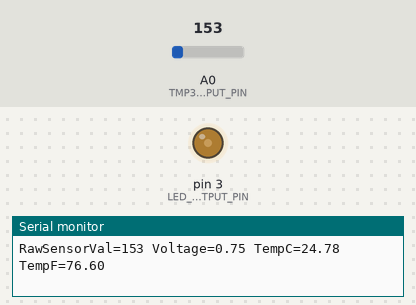
A sketch run on a simulated Arduino Uno, built with avr-gcc and run on an emulated ATmega328P. Shown: output pins drawn as LEDs (lit = HIGH), the last lines printed to the serial monitor. The inputs (shaded band) are chosen by the test bench; at power-on: A0 (TMP36_INPUT_PIN) = 153.

Above: at 1.2 s.
1.3 s: A0 (TMP36_INPUT_PIN) set to 114
At 2.3 s:
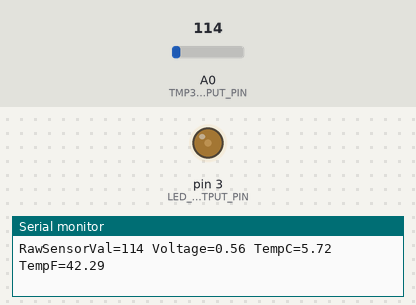
2.8 s: A0 (TMP36_INPUT_PIN) set to 133
At 3.2 s:
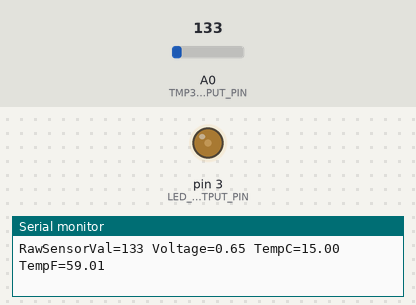
Timing chart, 0 to 5.8 s (numbered marks = the images above; inputs shaded):
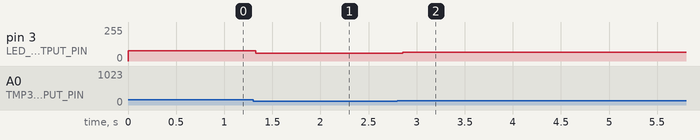

Measured:
- after the input at 1.3 s, pin 3 (LED_OUTPUT_PIN): 78/255 → 58/255 at once
- after the input at 2.8 s, pin 3 (LED_OUTPUT_PIN): 58/255 → 67/255 after 0.05 s

The sketch:

TMP36LED.ino
```cpp
/*
 * This example reads from a TMP36 sensor and changes the LED brightness accordingly
 * (brighter for higher temperatures)
 *
 * By Jon Froehlich
 * http://makeabilitylab.io
 *
 * Based on:
 *  - https://learn.adafruit.com/tmp36-temperature-sensor/using-a-temp-sensor
 *  - https://learn.sparkfun.com/tutorials/sik-experiment-guide-for-arduino---v32/experiment-7-reading-a-temperature-sensor
 *
 */

const int LED_OUTPUT_PIN = 3;
const int TMP36_INPUT_PIN = A0;

// Set the min and max sensor values. The best way to figure out what to
// set these values is by experimentation with the sensor using
// Serial Monitor or Serial Plotter. Also, consult a datasheet
const int MIN_SENSOR_VAL = 0;
const int MAX_SENSOR_VAL = 500;

void setup() {
  pinMode(LED_OUTPUT_PIN, OUTPUT);
  pinMode(TMP36_INPUT_PIN, INPUT);
  Serial.begin(9600);
}

void loop() {

  // Read the variable resistor sensor value
  int tmpSensorVal = analogRead(TMP36_INPUT_PIN);

  // convert to voltage
  float voltage = tmpSensorVal / 1023.0 * 5; // Uno runs on 5V

  float temperatureC = (voltage - 0.5) * 100 ; // formula from adafruit
  float temperatureF = (temperatureC * 9.0 / 5.0) + 32.0;

  Serial.print("RawSensorVal=");
  Serial.print(tmpSensorVal);
  Serial.print(" Voltage=");
  Serial.print(voltage);
  Serial.print(" TempC=");
  Serial.print(temperatureC);
  Serial.print(" TempF=");
  Serial.println(temperatureF);

  // Remap the value for output.
  int ledVal = map(tmpSensorVal, MIN_SENSOR_VAL, MAX_SENSOR_VAL, 0, 255);

  // The map function does not constrain output outside of the provided range
  // so, we need to make sure that things are within range for the led
  ledVal = constrain(ledVal, 0, 255);

  // Print the raw sensor value and the converted led value (e,g., for Serial Plotter)
  //Serial.println(sensorVal);
  //Serial.print(",");
  //Serial.println(ledVal);

  // Write out the LED value.
  analogWrite(LED_OUTPUT_PIN, ledVal);

  delay(100);
}
```
